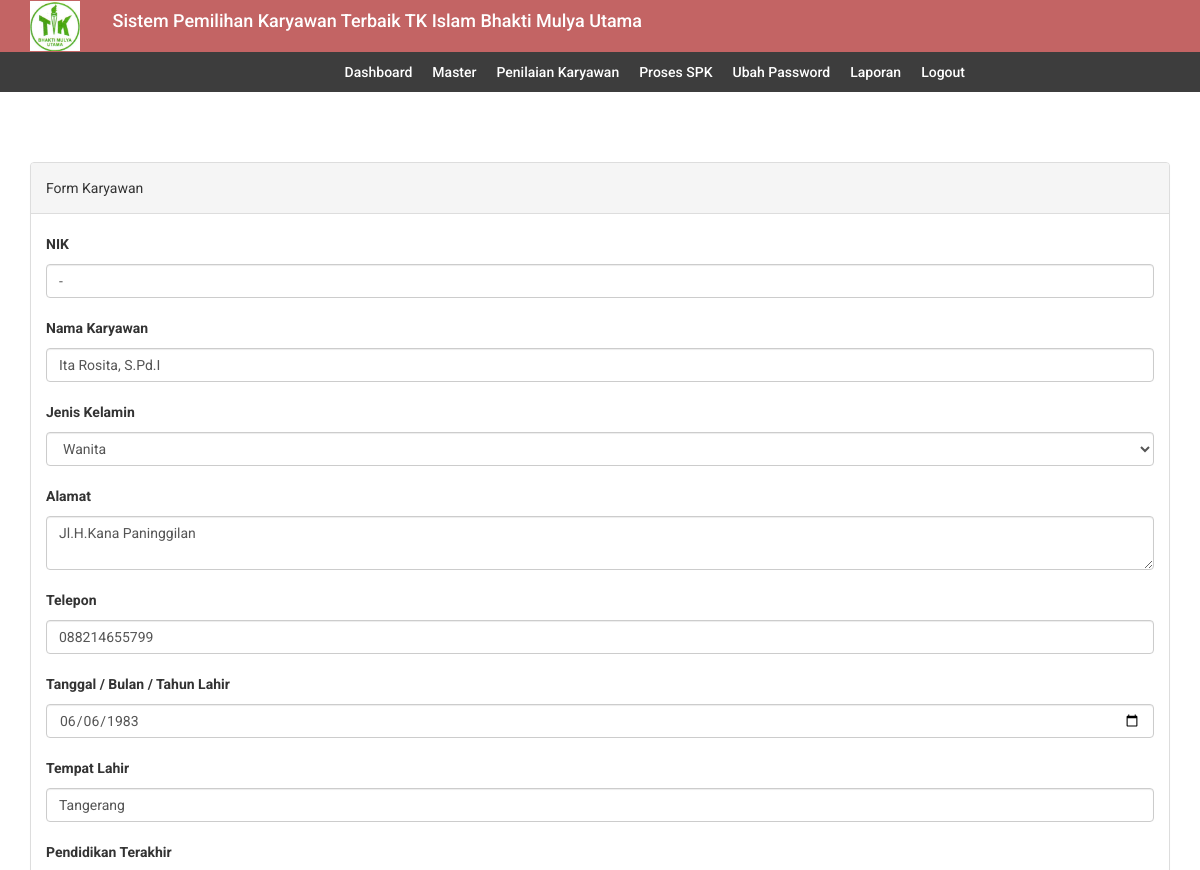
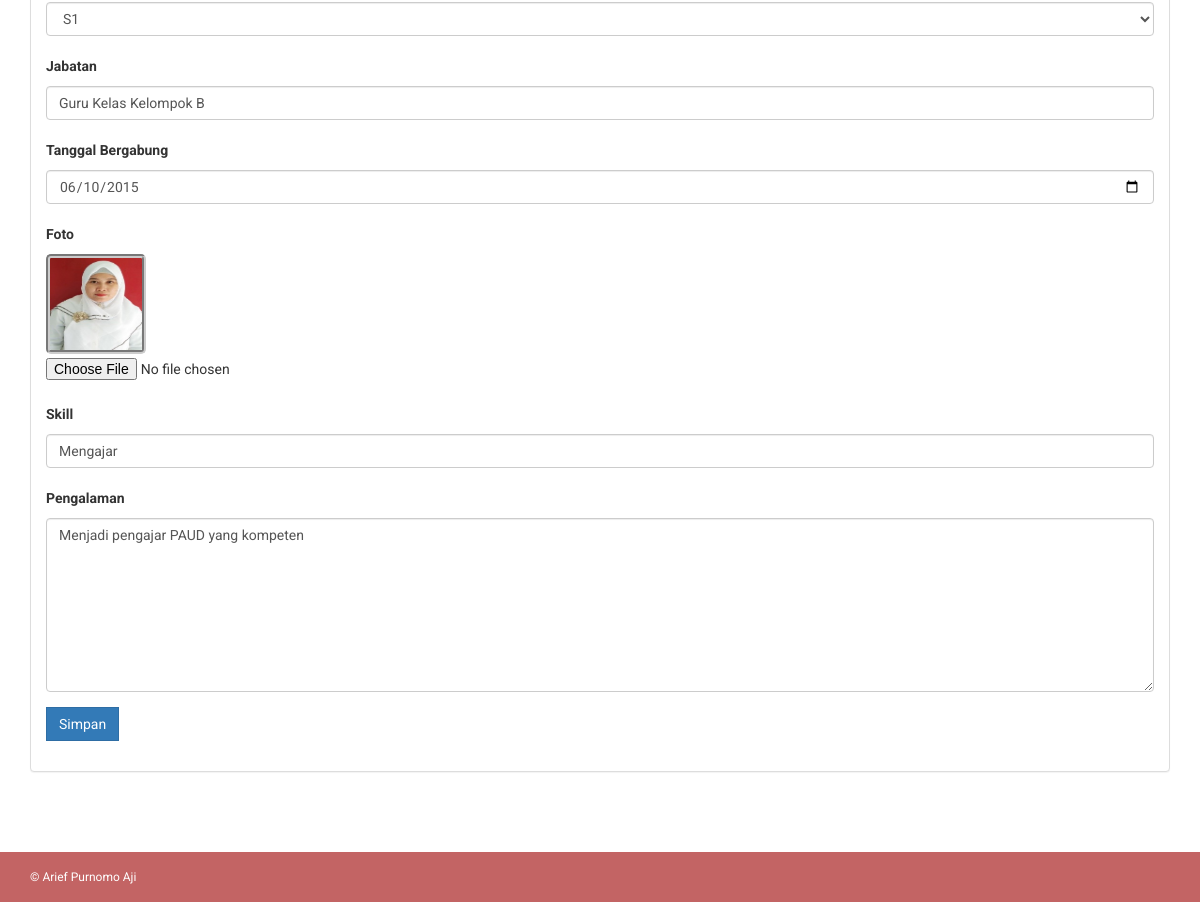
Screenshot of /edit_karyawan.php?id=11 (signed in) with the database file from the repository (2 pictures, top to bottom).
### tables this page shows
CREATE TABLE `karyawan` (
  `id_calon_kr` int(11) NOT NULL AUTO_INCREMENT,
  `NIK` varchar(100) NOT NULL,
  `nama` varchar(200) NOT NULL,
  `jeniskelamin` varchar(10) NOT NULL,
  `alamat` varchar(200) NOT NULL,
  `telepon` varchar(13) NOT NULL,
  `foto` varchar(200) NOT NULL,
  `ttl` date NOT NULL,
  `TempatLahir` varchar(200) NOT NULL,
  `PendidikanTerakhir` varchar(100) NOT NULL,
  `Jabatan` varchar(100) NOT NULL,
  `TglBergabung` date NOT NULL,
  `skill` varchar(200) DEFAULT NULL,
  `pengalaman` varchar(200) DEFAULT NULL,
  PRIMARY KEY (`id_calon_kr`)
);

### db/db_config.php (called while the page is built, shortened)
<?php
	class database extends PDO{
		protected $dsn = 'mysql:host=localhost;dbname=db_spk';
		protected $dsu = 'root';
		protected $dsp = '';
		private $cmd = '';
		function __construct(){
			try {
				$this->db = new PDO($this->dsn,$this->dsu,$this->dsp);
			} catch (PDOException $e) {
				echo $e->getMessage();
			}
		}
		function select($c,$t){
			$this->cmd = "select $c from $t";
			return $this;
		}
		function where($params){
			$this->cmd .= " where $params";
			return $this;
		}
		function get(){
			$q = $this->db->prepare($this->cmd);
			$q->execute();
			return $q->fetchAll();
		}
	}
?>

### edit_karyawan.php (the view, shortened to what this page needs)
<?php include 'header.php';?>
<?php include 'menu.php';?>
<div class="content-wrapper">
    <div class="container">
        <div class="row">
            <div class="col-md-12">
            <br/>
              <div class="panel panel-default">
                  <div class="panel-heading">
                  Form Karyawan
                  </div>
                  <div class="panel-body">
                      <form method="post" action="update_karyawan.php" enctype="multipart/form-data">
                          <?php foreach ($db->select('*','karyawan')->where('id_calon_kr='.$_GET['id'])->get() as $val): ?>
                              <div class="form-group">
                                  <label for="nama">NIK</label>
                                  <input type="text" class="form-control" id="nik" name="nik" value="<?= $val['NIK']?>">
                              </div>
                              <div class="form-group">
                                  <label for="nama">Nama Karyawan</label>
                                  <input type="text" class="form-control" id="nama" name="nama" value="<?= $val['nama']?>">
                              </div>
                              <div class="form-group">
                                    <label for="nama">Jenis Kelamin</label>
                                        <select required class="form-control" ID="jeniskelamin" name="jeniskelamin">
                                        <option <?php if( $val['jeniskelamin']=='Wanita'){echo "selected"; } ?> value='Wanita'>Wanita</option>
                                        </select>
                                </div>
                              <div class="form-group">
                              <label for="nama">Alamat</label>
                              <textarea class="form-control" rows="2" name="alamat"><?= $val['alamat']?></textarea>
                             </div>
                             <div class="form-group">
                                  <label for="ttl">Telepon</label>
                                  <input type="number" class="form-control" id="telepon" name="telepon" value="<?= $val['telepon']?>">
                              </div>
                              <div class="form-group">
                                  <label for="ttl">Tanggal / Bulan / Tahun Lahir</label>
                                  <input type="date" class="form-control" id="ttl" name="ttl" value="<?= $val['ttl']?>">
                              </div>
                              <div class="form-group">
                              <label for="nama">Tempat Lahir</label>
                              <input type="text" required class="form-control" id="tempatlahir" value="<?= $val['TempatLahir']?>" name="tempatlahir">
                                </div>
                                <div class="form-group">
                                    <label for="nama">Pendidikan Terakhir</label>
                                        <select required class="form-control" ID="pendidikan" name="pendidikan">
                                        <option <?php if( $val['PendidikanTerakhir']=='S1'){echo "selected"; } ?> value='S1'>S1</option>
                                        </select>
                                </div>
                                <div class="form-group">
                                    <label for="nama">Jabatan</label>
                                    <input required type="text" class="form-control" id="jabatan" value="<?= $val['Jabatan']?>" name="jabatan">
                                </div>
                                <div class="form-group">
                                    <label for="ttl">Tanggal Bergabung</label>
                                    <input required type="date" class="form-control" id="ttb" value="<?= $val['TglBergabung']?>" name="ttb">
                                </div>
                              <div class="form-group">
                                  <label for="foto">Foto</label>
                                    <div class="controls">
                                    <a href=""><?php if($val['foto'] != ""): ?>
                                    <img src="assets/foto_calon_karyawan//<?php echo $val['foto']; ?>" width="100px" height="100px" style="border:4px groove #CCCCCC; border-radius:5px;">
                                    <?php else: ?>
                                    <img src="assets/foto_calon_karyawan/image_not_available.jpg" width="100px" height="100px" style="border:4px groove #CCCCCC; border-radius:5px;">
                                    <?php endif; ?>
                                    </a>
                                    </div>
                                  <input type="file" id="foto" name="foto" />
                              </div>
                              <div class="form-group">
                                  <label for="skill">Skill</label>
                                  <input type="text" class="form-control" id="skill" name="skill" value="<?= $val['skill'] ?>">
                              </div>
                              <div class="form-group">
                                  <label for="nama">Pengalaman</label>
                                  <textarea class="form-control" rows="8" name="pengalaman"><?= $val['pengalaman']?></textarea>
                              </div>
                              <div class="form-group">
                                  <button class="btn btn-primary">Simpan</button>
                              </div>
                          <?php endforeach ?>
                      </form>
                  </div>
              </div>
            </div>
        </div>
        </div>
    </div>
<?php include 'footer.php';?>

### assets/css/style.css (style rules this page uses)
body { font-family: 'Roboto', sans-serif; line-height: 30px; }
.content-wrapper { margin-top: 40px; min-height: 600px; padding-bottom: 60px; }
.btn { border-radius: 0px; -webkit-border-radius: 0px; -moz-border-radius: 0px; }

### rows the page displays
karyawan: nik "-", nama "Ita Rosita, S.Pd.I", jeniskelamin "Wanita", alamat "Jl.H.Kana Paninggilan", telepon "088214655799", ttl "06/06/1983", tempatlahir "Tangerang", pendidikan "S1", jabatan "Guru Kelas Kelompok B", ttb "06/10/2015", foto (picture), skill "Mengajar", pengalaman "Menjadi pengajar PAUD yang kompeten"
